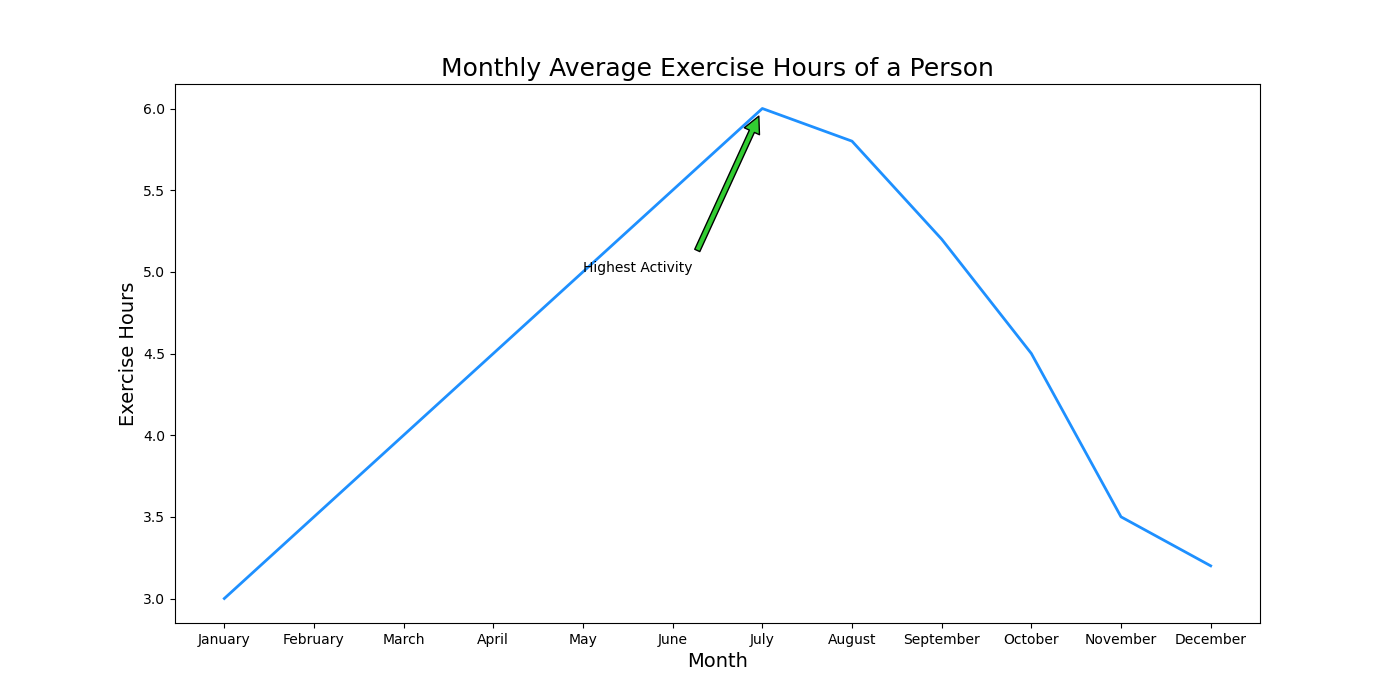

Write Python code to recreate this figure.

import matplotlib.pyplot as plt

months = ['January', 'February', 'March', 'April', 'May', 'June', 
          'July', 'August', 'September', 'October', 'November', 'December']
exercise_hours = [3.0, 3.5, 4.0, 4.5, 5.0, 5.5, 6.0, 5.8, 5.2, 4.5, 3.5, 3.2]

plt.figure(figsize=(14, 7))

plt.plot(months, exercise_hours, color='#1E90FF', linewidth=2)

plt.annotate('Highest Activity', xy=('July', 6.0), xytext=('May', 5.0),
             arrowprops=dict(facecolor='#32CD32', shrink=0.05))

plt.title('Monthly Average Exercise Hours of a Person', fontsize=18)
plt.xlabel('Month', fontsize=14)
plt.ylabel('Exercise Hours', fontsize=14)

plt.show()
